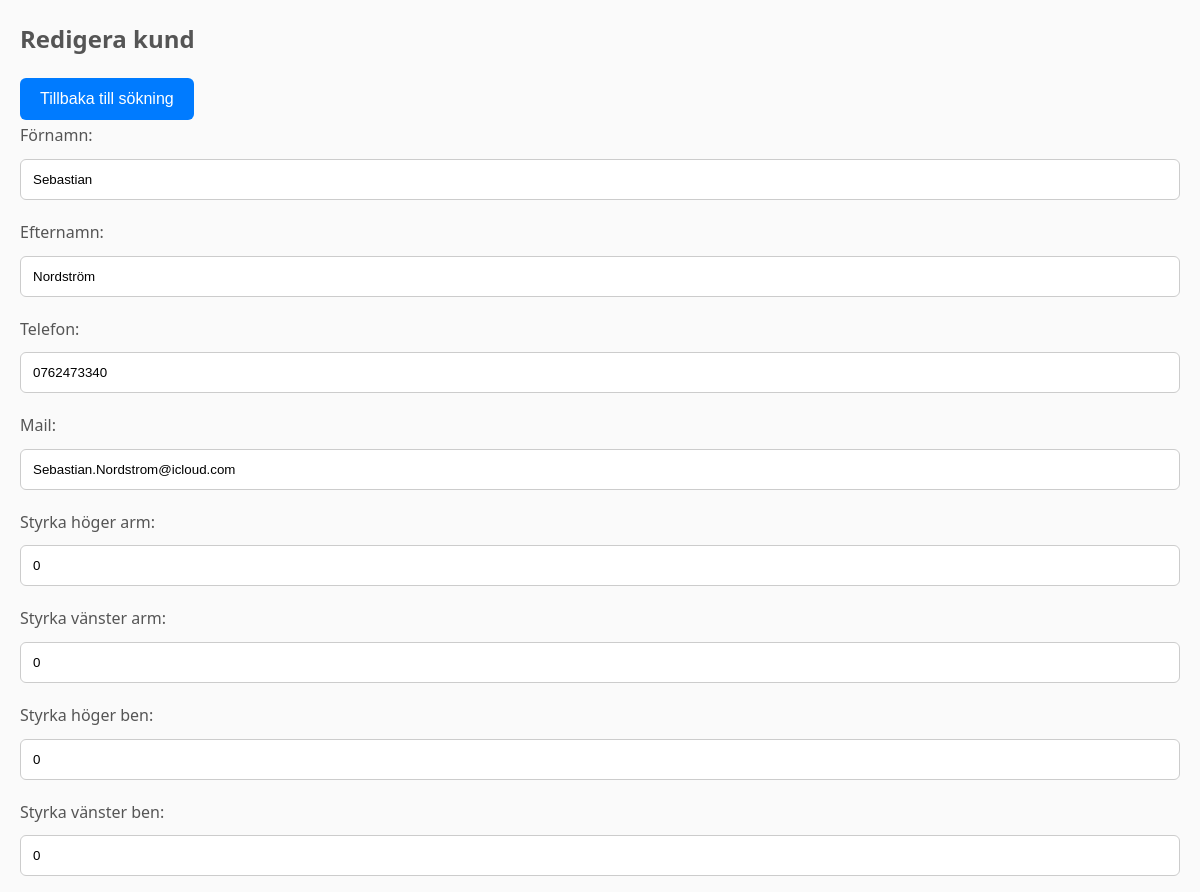
The page /PHP/edit.php?id=4 (upper part) on the database as committed earlier.
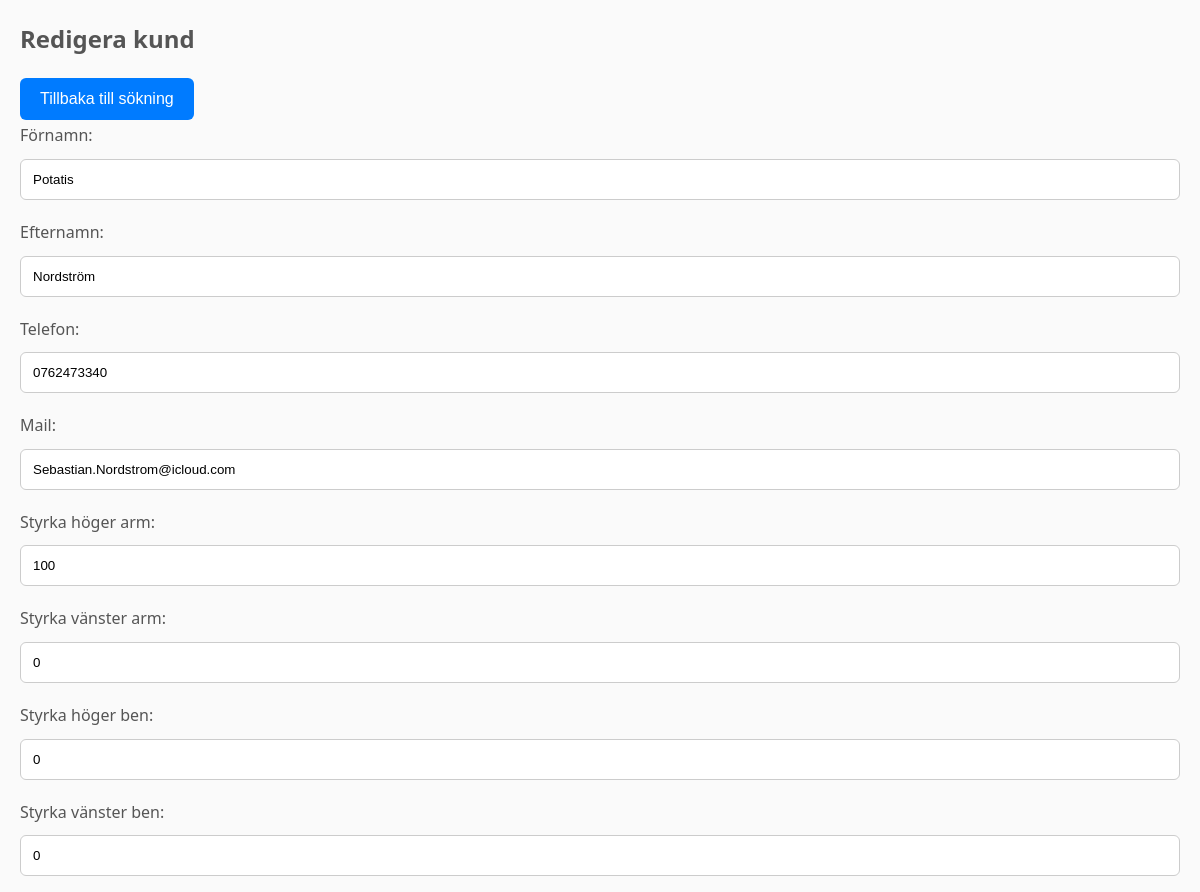
The same page on the database as committed later.
### tables this page shows
CREATE TABLE din_tabell (
    id INTEGER PRIMARY KEY AUTOINCREMENT,
    fnamn TEXT,
    enamn TEXT,
    telnr TEXT,
    mail TEXT,
    styrka_höger_arm INTEGER,
    styrka_vänster_arm INTEGER,
    styrka_höger_ben INTEGER,
    styrka_vänster_ben INTEGER,
    styrka_höger_hand INTEGER,
    styrka_vänster_hand INTEGER,
    gåförmåga INTEGER,
    längd INTEGER,
    vikt INTEGER,
    kryckor BOOLEAN,
    rullator BOOLEAN,
    rullstol BOOLEAN,
    manuell_rullstol_hjälpmotor BOOLEAN,
    elmoped BOOLEAN,
    permobil BOOLEAN,
    annat_hjälpmedel TEXT,
    kryckor_till_fordon BOOLEAN,
    rullator_till_fordon BOOLEAN,
    rullstol_till_fordon BOOLEAN,
    hjälpmotor_till_fordon BOOLEAN,
    elmoped_till_fordon BOOLEAN,
    permobil_till_fordon BOOLEAN,
    anpassad_bil INTEGER,
    forare_passagerare TEXT,
    mindre_personbil INTEGER,
    storre_personbil INTEGER,
    suv INTEGER,
    mindre_transportbil INTEGER,
    amerikansk_golvsanktbil INTEGER,
    minibuss INTEGER,
    annat_fordon TEXT,
    vet_ej INTEGER,
    svg_content BLOB,  -- Här sparas det komprimerade SVG-innehållet
    created_at DATETIME DEFAULT CURRENT_TIMESTAMP,
    updated_at DATETIME DEFAULT CURRENT_TIMESTAMP
);

### PHP/edit.php (the view, shortened to what this page needs)
<!DOCTYPE html>
<html lang="sv">
<head>
    <link rel="stylesheet" type="text/css" href="../CSS/edit.css">
</head>
<body>
<?php
$dbh = new PDO('sqlite:../anpassarna.db');
if(isset($_GET['id'])) {
    $id = $_GET['id'];
    $sql = "SELECT * FROM din_tabell WHERE id = :id";
    $stmt = $dbh->prepare($sql);
    $stmt->execute(array(':id' => $id));
    $result = $stmt->fetch(PDO::FETCH_ASSOC);
    if($result) {
        ?>
        <h2>Redigera kund</h2>
        <button onclick="history.back()">Tillbaka till sökning</button>
        <form method="post">
        Förnamn: <input type="text" name="fnamn" value="<?php echo $result['fnamn']; ?>"><br>
        Efternamn: <input type="text" name="enamn" value="<?php echo $result['enamn']; ?>"><br>
        Telefon: <input type="text" name="telnr" value="<?php echo $result['telnr']; ?>"><br>
        Mail: <input type="text" name="mail" value="<?php echo $result['mail']; ?>"><br>
        Styrka höger arm: <input type="text" name="styrka_höger_arm" value="<?php echo $result['styrka_höger_arm']; ?>"><br>
        Styrka vänster arm: <input type="text" name="styrka_vänster_arm" value="<?php echo $result['styrka_vänster_arm']; ?>"><br>
        Styrka höger ben: <input type="text" name="styrka_höger_ben" value="<?php echo $result['styrka_höger_ben']; ?>"><br>
        Styrka vänster ben: <input type="text" name="styrka_vänster_ben" value="<?php echo $result['styrka_vänster_ben']; ?>"><br>
        Gåförmåga: <input type="text" name="gåförmåga" value="<?php echo $result['gåförmåga']; ?>"><br>
        Längd: <input type="text" name="längd" value="<?php echo $result['längd']; ?>"><br>
        Vikt: <input type="text" name="vikt" value="<?php echo $result['vikt']; ?>"><br>
        Kryckor: <input type="checkbox" name="kryckor" <?php if($result['kryckor']) echo 'checked'; ?>><br>
        Rullator: <input type="checkbox" name="rullator" <?php if($result['rullator']) echo 'checked'; ?>><br>
        Rullstol: <input type="checkbox" name="rullstol" <?php if($result['rullstol']) echo 'checked'; ?>><br>
        Manuell rullstol med hjälpmotor: <input type="checkbox" name="manuell_rullstol_hjälpmotor" <?php if($result['manuell_rullstol_hjälpmotor']) echo 'checked'; ?>><br>
        Elmoped: <input type="checkbox" name="elmoped" <?php if($result['elmoped']) echo 'checked'; ?>><br>
        Permobil: <input type="checkbox" name="permobil" <?php if($result['permobil']) echo 'checked'; ?>><br>
        Kryckor till fordon: <input type="checkbox" name="kryckor_till_fordon" <?php if($result['kryckor_till_fordon']) echo 'checked'; ?>><br>
        Rullator till fordon: <input type="checkbox" name="rullator_till_fordon" <?php if($result['rullator_till_fordon']) echo 'checked'; ?>><br>
        Rullstol till fordon: <input type="checkbox" name="rullstol_till_fordon" <?php if($result['rullstol_till_fordon']) echo 'checked'; ?>><br>
        Hjälpmotor till fordon: <input type="checkbox" name="hjälpmotor_till_fordon" <?php if($result['hjälpmotor_till_fordon']) echo 'checked'; ?>><br>
        Elmoped till fordon: <input type="checkbox" name="elmoped_till_fordon" <?php if($result['elmoped_till_fordon']) echo 'checked'; ?>><br>
        Permobil till fordon: <input type="checkbox" name="permobil_till_fordon" <?php if($result['permobil_till_fordon']) echo 'checked'; ?>><br>
        Anpassad bil: <input type="text" name="anpassad_bil" value="<?php echo $result['anpassad_bil']; ?>"><br>
        Förare/passagerare: <input type="text" name="forare_passagerare" value="<?php echo $result['forare_passagerare']; ?>"><br>
        Mindre personbil: <input type="text" name="mindre_personbil" value="<?php echo $result['mindre_personbil']; ?>"><br>
        Större personbil: <input type="text" name="storre_personbil" value="<?php echo $result['storre_personbil']; ?>"><br>
        SUV: <input type="text" name="suv" value="<?php echo $result['suv']; ?>"><br>
        Mindre transportbil: <input type="text" name="mindre_transportbil" value="<?php echo $result['mindre_transportbil']; ?>"><br>
        Amerikansk golvsänktbil: <input type="text" name="amerikansk_golvsanktbil" value="<?php echo $result['amerikansk_golvsanktbil']; ?>"><br>
        Minibuss: <input type="text" name="minibuss" value="<?php echo $result['minibuss']; ?>"><br>
        Annat fordon: <input type="text" name="annat_fordon" value="<?php echo $result['annat_fordon']; ?>"><br>
        Vet ej: <input type="text" name="vet_ej" value="<?php echo $result['vet_ej']; ?>"><br>
        </form>
        <?php
    } else {
        echo "Ingen post hittades med det angivna ID:et.";
    }
} else {
    echo "Inget ID skickades för redigering.";
}
?>
</body>
</html>

### CSS/edit.css (style rules this page uses)
body { font-family: 'Segoe UI', Tahoma, Geneva, Verdana, sans-serif; margin: 20px; background-color: #fafafa; color: #555; line-height: 1.6; }
input[type="text"], input[type="password"], input[type="number"], input[type="email"] { padding: 12px; margin: 10px 0 20px; border: 1px solid #ccc; border-radius: 6px; width: 100%; box-sizing: border-box; transition: border-color 0.3s; }
button, .spara_knapp { background-color: #007bff; color: white; padding: 12px 20px; border: none; border-radius: 6px; cursor: pointer; font-size: 16px; transition: background-color 0.3s; margin-bottom: 0.2rem; }

Rows that differ between the two databases and show on the page:
changed din_tabell "Nordström": fnamn "Sebastian" → "Potatis"; styrka_höger_arm "0" → "100"
